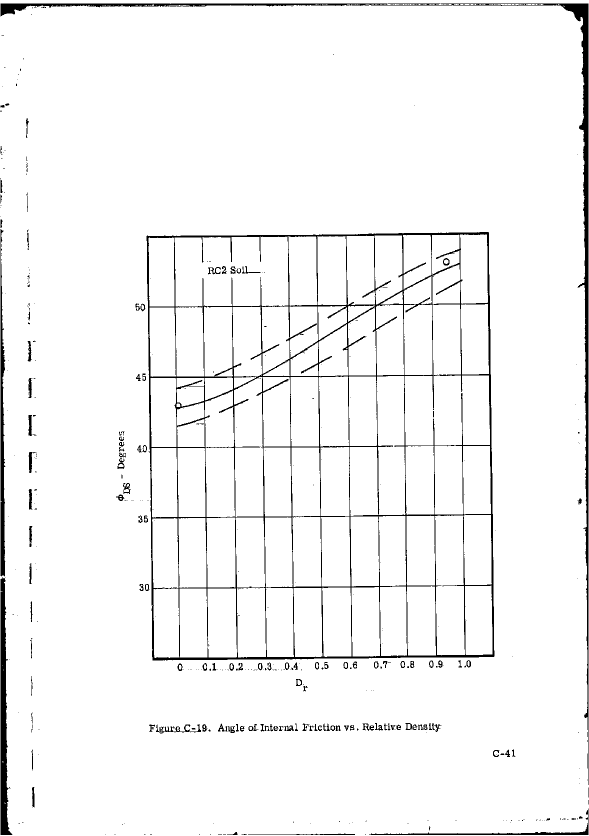
#> input picture img/1968-vol2/p0155.png, 1178 x 1671 px, found by its file name (shown at 1/2 size)
$ python centerline.py
#> lines starting #> are read from the running program, lines starting #| are printed output that depends on the picture; after the words box and inside, x2 and y2 are one past the last pixel; in counts of white or black regions, pixels touching at a corner belong together
"""Per-column centerlines of the three curves of Fig. C-19 (FC-19), for the Claude reader.

For each curve a rough guide polyline (read by eye from crops) gives the expected v at each column u;
in each column the dark runs within +-WIN px of the guide, after masking the grid lines of the
calibration (cal-p1), are found and the run nearest the guide is kept. Columns where the curve's run
touches a masked grid line are flagged (the curve's ink there is merged with the grid line's).
Writes centerline-<curve>.csv: u, v_center, run_px, flag.
"""
import csv
import json
import sys
from pathlib import Path

import numpy as np
from PIL import Image

HERE = Path(__file__).resolve().parent
ROOT = HERE.parents[2]          # the workspace (packet/, tools/, out/)
IMG = ROOT / "packet" / "p0155.png"
CAL = HERE.parent / "cal-p1" / "calibration.json"
DARK = 160
WIN = 22
VMASK = 5      # half width of the mask around a vertical grid line's center, px
HMASK = 4      # around a horizontal grid line's center

GUIDES = {
    "mean": [(986, 2219), (1115, 2190), (1270, 2125), (1405, 2055), (1580, 1955), (1730, 1863),
             (1895, 1763), (2050, 1668), (2200, 1582), (2355, 1505), (2512, 1437)],
    "upper": [(962, 2118), (1102, 2075), (1170, 2048), (1315, 1986), (1368, 1960), (1520, 1880),
              (1563, 1857), (1728, 1768), (1790, 1733), (1928, 1650), (1978, 1622), (2130, 1535),
              (2175, 1510), (2322, 1435), (2380, 1408), (2518, 1360)],
    "lower": [(966, 2324), (1146, 2268), (1197, 2248), (1353, 2180), (1400, 2157), (1570, 2070),
              (1644, 2033), (1810, 1943), (1870, 1908), (1990, 1835), (2035, 1808), (2165, 1730),
              (2215, 1702), (2345, 1623), (2380, 1605), (2525, 1528)],
}


def runs(mask):
    idx = np.where(mask)[0]
    out = []
    if len(idx) == 0:
        return out
    s = p = int(idx[0])
    for i in idx[1:]:
        i = int(i)
        if i != p + 1:
            out.append((s, p))
            s = i
        p = i
    out.append((s, p))
    return out


def main():
    g = np.asarray(Image.open(IMG).convert("L"))
#> g is the input picture: shape (1671, 1178); 96% white; 455 black regions (322 under 20 px), largest, box (x1, y1, x2, y2) and area: (293, 464, 989, 1321) 39880, (1, 7, 1177, 1570) 16096, (1, 1154, 25, 1670) 6053
    dark = g < DARK
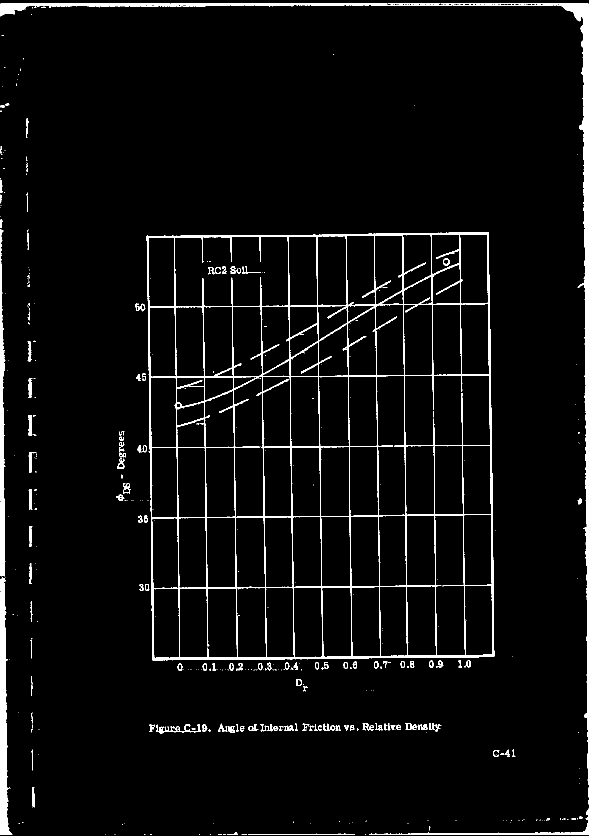
#> dark: shape (1671, 1178) bool (shown at 1/2 size); 4% white; 455 white regions (322 under 20 px), largest, box (x1, y1, x2, y2) and area: (293, 464, 989, 1321) 39880, (1, 7, 1177, 1570) 16096, (1, 1154, 25, 1670) 6053
#> (the run stopped early here; a loop or call above may not have finished)

$ run again, with img/1968-vol2/p0003.png copied over img/1968-vol2/p0155.png
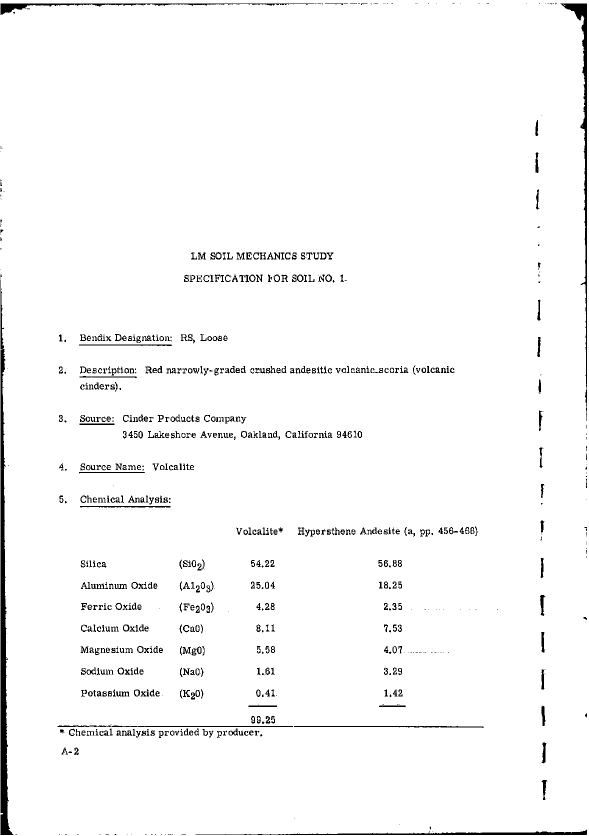
#> input picture img/1968-vol2/p0003.png, 1178 x 1671 px, found by its file name (shown at 1/2 size)
#> in main, g is the input picture: shape (1671, 1178); 97.2% white; 763 black regions (242 under 20 px), largest, box (x1, y1, x2, y2) and area: (1, 560, 27, 1670) 9966, (1121, 7, 1174, 842) 4423, (391, 1659, 1174, 1670) 2632
#> in main, `dark = g < DARK`:
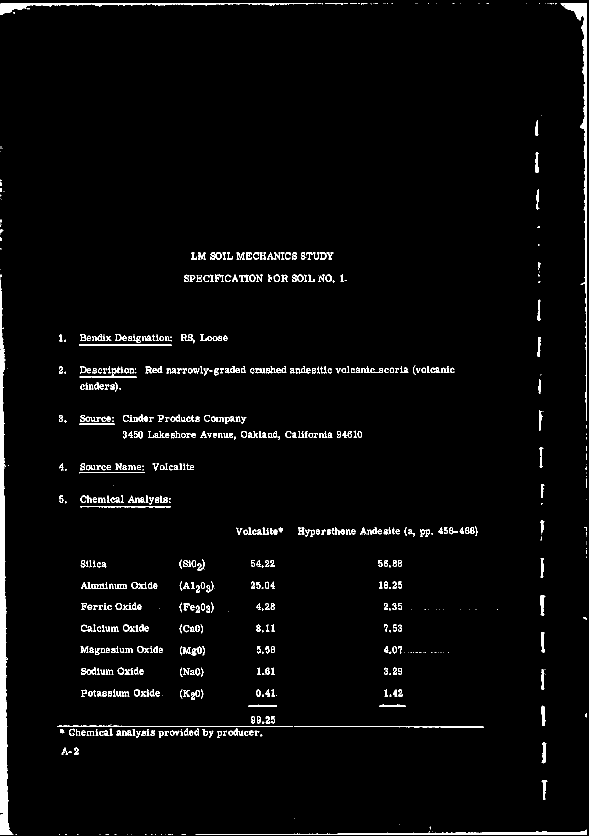
#> dark: shape (1671, 1178) bool (shown at 1/2 size); 2.8% white; 763 white regions (242 under 20 px), largest, box (x1, y1, x2, y2) and area: (1, 560, 27, 1670) 9966, (1121, 7, 1174, 842) 4423, (391, 1659, 1174, 1670) 2632

$ run again, with img/1968-vol2/p0004.png copied over img/1968-vol2/p0155.png
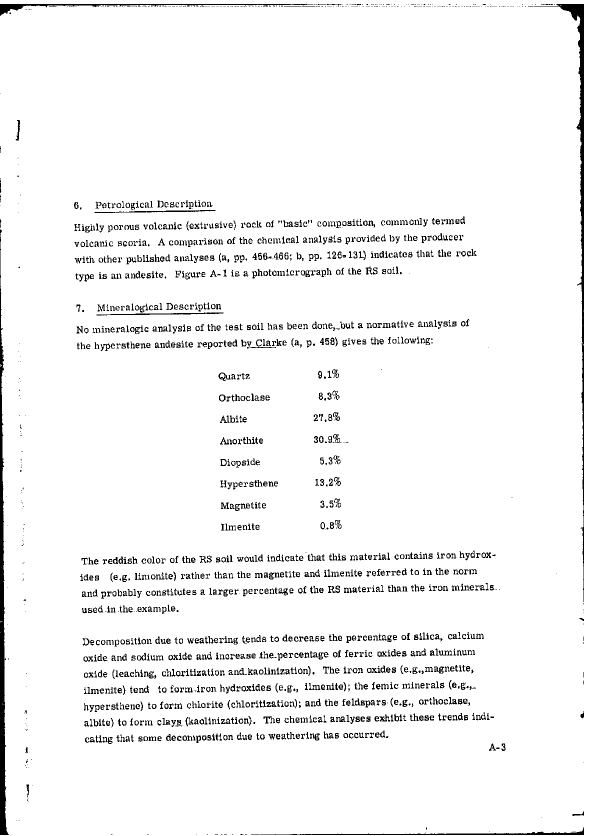
#> input picture img/1968-vol2/p0004.png, 1178 x 1671 px, found by its file name (shown at 1/2 size)
#> in main, g is the input picture: shape (1671, 1178); 95.6% white; 1799 black regions (547 under 20 px), largest, box (x1, y1, x2, y2) and area: (0, 458, 18, 1670) 8020, (1068, 8, 1168, 1204) 6629, (0, 8, 627, 32) 2191
#> in main, `dark = g < DARK`:
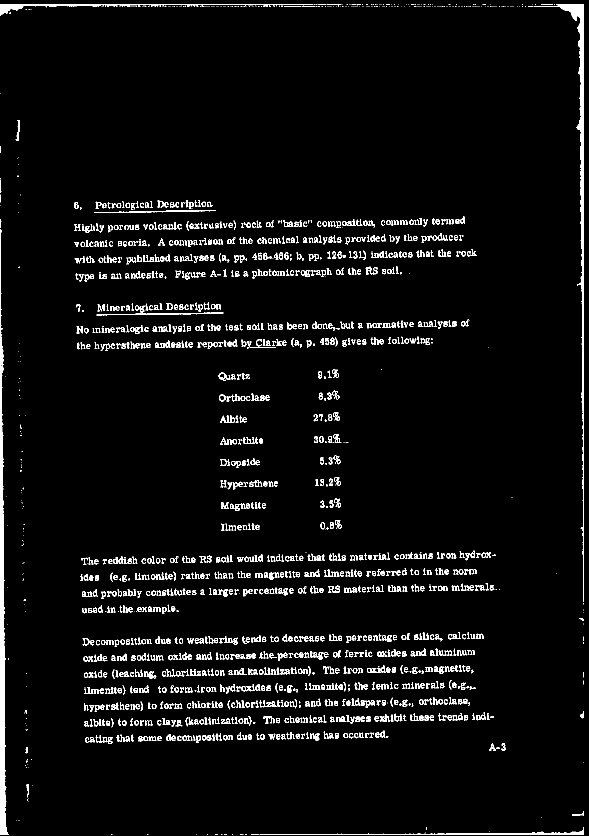
#> dark: shape (1671, 1178) bool (shown at 1/2 size); 4.4% white; 1799 white regions (547 under 20 px), largest, box (x1, y1, x2, y2) and area: (0, 458, 18, 1670) 8020, (1068, 8, 1168, 1204) 6629, (0, 8, 627, 32) 2191

$ run again, with img/1968-vol2/p0005.png copied over img/1968-vol2/p0155.png
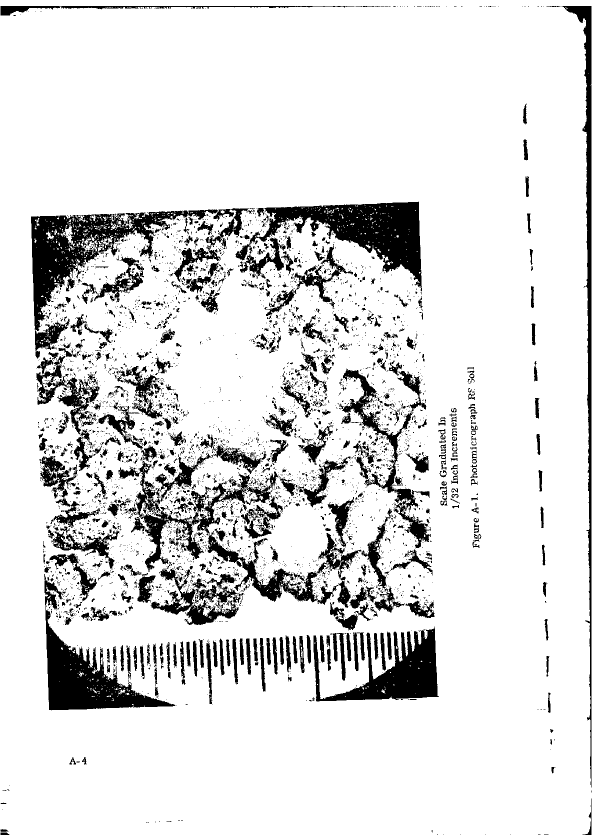
#> input picture img/1968-vol2/p0005.png, 1196 x 1671 px, found by its file name (shown at 1/2 size)
#> in main, g is the input picture: shape (1671, 1196); 87.1% white; 4872 black regions (4265 under 20 px), largest, box (x1, y1, x2, y2) and area: (62, 418, 468, 717) 24967, (471, 403, 844, 582) 23679, (88, 1148, 350, 1421) 19021
#> in main, `dark = g < DARK`:
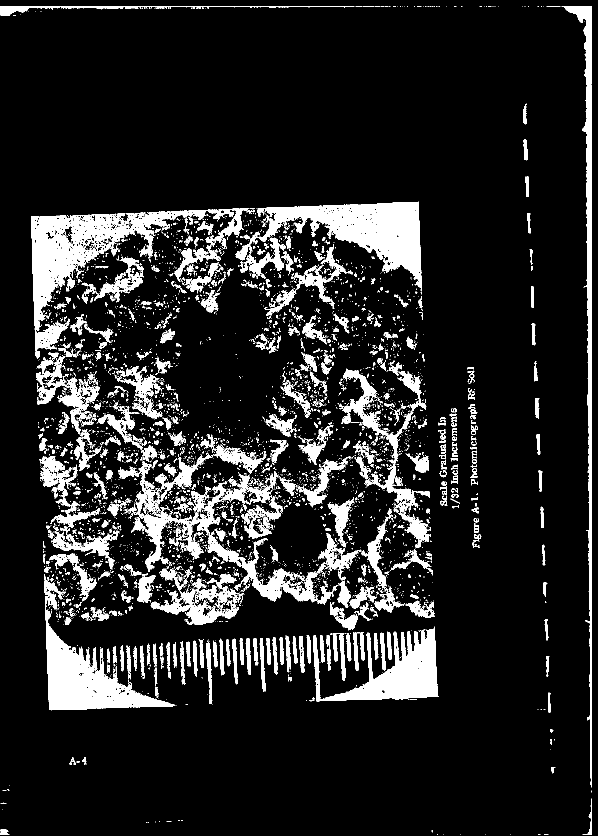
#> dark: shape (1671, 1196) bool (shown at 1/2 size); 12.9% white; 4872 white regions (4265 under 20 px), largest, box (x1, y1, x2, y2) and area: (62, 418, 468, 717) 24967, (471, 403, 844, 582) 23679, (88, 1148, 350, 1421) 19021
